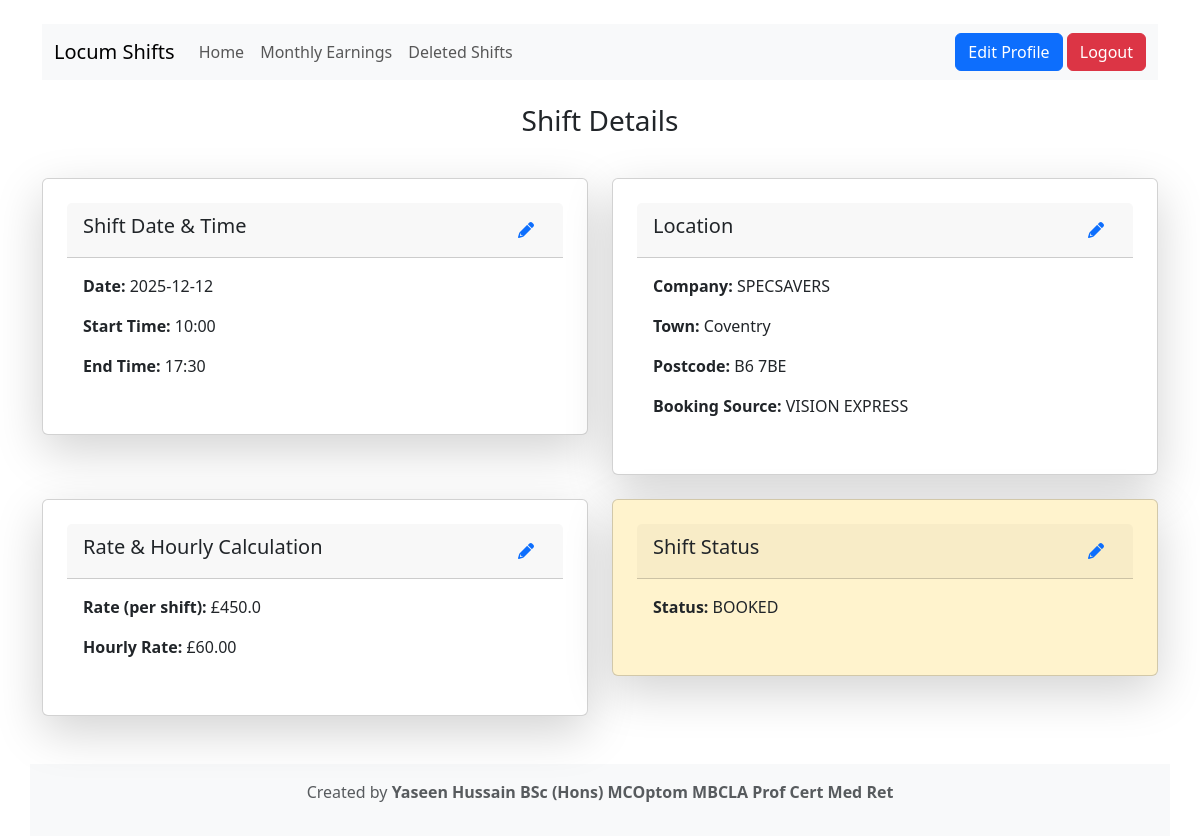
/shift/50 (signed in), run on the app's committed database.
### tables this page shows
CREATE TABLE shifts (
            id INTEGER PRIMARY KEY AUTOINCREMENT,
            shift_date TEXT NOT NULL,
            start_time TEXT NOT NULL,
            end_time TEXT NOT NULL,
            company TEXT NOT NULL,
            town TEXT NOT NULL,
            postcode TEXT NOT NULL,
            booking_source TEXT NOT NULL,
            rate REAL NOT NULL,
            user_id INTEGER NOT NULL, status TEXT DEFAULT 'PENDING', invoice TEXT, deleted INTEGER DEFAULT 0, on_time BOOLEAN DEFAULT NULL, minutes_late INTEGER DEFAULT 0,
            FOREIGN KEY(user_id) REFERENCES users(id)
        );

### app.py (the view)
@app.route('/shift/<int:shift_id>')
@login_required
def view_shift(shift_id):
    conn = get_db_connection()
    shift = conn.execute(
        "SELECT * FROM shifts WHERE id = ? AND user_id = ?",
        (shift_id, current_user.id)
    ).fetchone()
    conn.close()
    if not shift:
        flash("Shift not found!", "danger")
        return redirect(url_for("index"))
    from datetime import datetime, timedelta
    def format_time(time_str):
        if time_str:
            try:
                return datetime.strptime(time_str, "%H:%M:%S").strftime("%H:%M")
            except ValueError:
                return time_str  # If already correct format
        return ""
    shift_data = dict(shift)
    shift_data["start_time"] = format_time(shift_data["start_time"])
    shift_data["end_time"] = format_time(shift_data["end_time"])
    try:
        start_time_obj = datetime.strptime(shift_data["start_time"], "%H:%M")
        end_time_obj = datetime.strptime(shift_data["end_time"], "%H:%M")
        hours_worked = (end_time_obj - start_time_obj).seconds / 3600  # Convert seconds to hours
        hourly_rate = round(float(shift_data["rate"]) / hours_worked, 2) if hours_worked > 0 else "N/A"
    except:
        hourly_rate = "N/A"
    return render_template(
        "shift_detail.html",
        shift=shift_data,
        hourly_rate=hourly_rate
    )

### app.py (called while the page is built)
def get_db_connection():
    conn = sqlite3.connect('shifts.db', timeout=10)  # Increase timeout to allow waiting for the lock to release
    conn.row_factory = sqlite3.Row
    return conn

    def set_profile(self, first_name, surname, phone_number, address_line1, address_line2, city, county, country, postcode):
        self.first_name = first_name or ""
        self.surname = surname or ""
        self.phone_number = phone_number or ""
        self.address_line1 = address_line1 or ""
        self.address_line2 = address_line2 or ""
        self.city = city or ""
        self.county = county or ""
        self.country = country or ""
        self.postcode = postcode or ""

### templates/shift_detail.html (shortened to what this page needs)
<!DOCTYPE html>
<html lang="en">
<head>
  <link href="https://cdn.jsdelivr.net/npm/bootstrap@5.3.0/dist/css/bootstrap.min.css" rel="stylesheet">
  <link rel="stylesheet" href="https://cdnjs.cloudflare.com/ajax/libs/font-awesome/6.0.0/css/all.min.css">
</head>
<body class="container mt-4">
  <nav class="navbar navbar-expand-lg navbar-light bg-light mb-4">
    <div class="container-fluid">
      <a class="navbar-brand" href="/">Locum Shifts</a>
      <div class="collapse navbar-collapse" id="navbarNav">
        <ul class="navbar-nav">
          <li class="nav-item"><a class="nav-link" href="/">Home</a></li>
          <li class="nav-item"><a class="nav-link" href="/monthly_earnings">Monthly Earnings</a></li>
          <li class="nav-item"><a class="nav-link" href="/deleted_shifts">Deleted Shifts</a></li>
        </ul>
      </div>
      <div class="ms-auto">
        <a href="/profile" class="btn btn-primary">Edit Profile</a>
        <a href="/logout" class="btn btn-danger">Logout</a>
      </div>
    </div>
  </nav>
  <h3 class="text-center">Shift Details</h3>
  <div class="row g-4 mt-3">
    <div class="col-md-6">
      <div class="card p-4 shadow-lg">
        <div class="card-header d-flex justify-content-between align-items-center">
          <h5>Shift Date & Time</h5>
          <button class="btn btn-link" onclick="toggleEdit('timeCard')">
            <i class="fa-solid fa-pencil"></i>
          </button>
        </div>
        <div class="card-body">
          <div id="timeCard-view">
            <p><strong>Date:</strong> {{ shift['shift_date'] }}</p>
            <p><strong>Start Time:</strong> {{ shift['start_time'] }}</p>
            <p><strong>End Time:</strong> {{ shift['end_time'] }}</p>
          </div>
        </div>
      </div>
    </div>
    <div class="col-md-6">
      <div class="card p-4 shadow-lg">
        <div class="card-header d-flex justify-content-between align-items-center">
          <h5>Location</h5>
          <button class="btn btn-link" onclick="toggleEdit('locationCard')">
            <i class="fa-solid fa-pencil"></i>
          </button>
        </div>
        <div class="card-body">
          <div id="locationCard-view">
            <p><strong>Company:</strong> <span id="companyDisplay">{{ shift['company'] }}</span></p>
            <p><strong>Town:</strong> {{ shift['town'] }}</p>
            <p><strong>Postcode:</strong> {{ shift['postcode'] }}</p>
            <p><strong>Booking Source:</strong> <span id="bookingSourceDisplay">{{ shift['booking_source'] }}</span></p>
          </div>
        </div>
      </div>
    </div>
  <div class="col-md-6">
    <div class="card p-4 shadow-lg">
      <div class="card-header d-flex justify-content-between align-items-center">
        <h5>Rate & Hourly Calculation</h5>
        <button class="btn btn-link" onclick="toggleEdit('rateCard')">
          <i class="fa-solid fa-pencil"></i>
        </button>
      </div>
      <div class="card-body">
        <div id="rateCard-view">
          <p><strong>Rate (per shift):</strong> £{{ shift['rate'] }}</p>
          <p><strong>Hourly Rate:</strong> £<span id="hourlyRateView">{{ "{:.2f}".format(hourly_rate) }}</span></p>
        </div>
      </div>
    </div>
  </div>
  <div class="col-md-6">
    <div class="card p-4 shadow-lg" id="statusCardContainer">
      <div class="card-header d-flex justify-content-between align-items-center">
        <h5>Shift Status</h5>
        <button class="btn btn-link" onclick="toggleEdit('statusCard')">
          <i class="fa-solid fa-pencil"></i>
        </button>
      </div>
      <div class="card-body">
        <div id="statusCard-view">
          <p><strong>Status:</strong> <span id="statusDisplay">{{ shift['status'] }}</span></p>
        </div>
      </div>
    </div>
  </div>
  <footer class="bg-light text-center text-muted mt-5 py-3">
    <p>Created by <strong>Yaseen Hussain BSc (Hons) MCOptom MBCLA Prof Cert Med Ret</strong></p>
  </footer>
</body>
</html>

### data on the page
shifts: shift_date "2025-12-12", start_time "10:00", end_time "17:30", company "SPECSAVERS", town "Coventry", postcode "B6 7BE", booking_source "VISION EXPRESS", rate "450.0", status "BOOKED"

### other printed values
{{ "{:.2f}".format(hourly_rate) }} "60.00"
